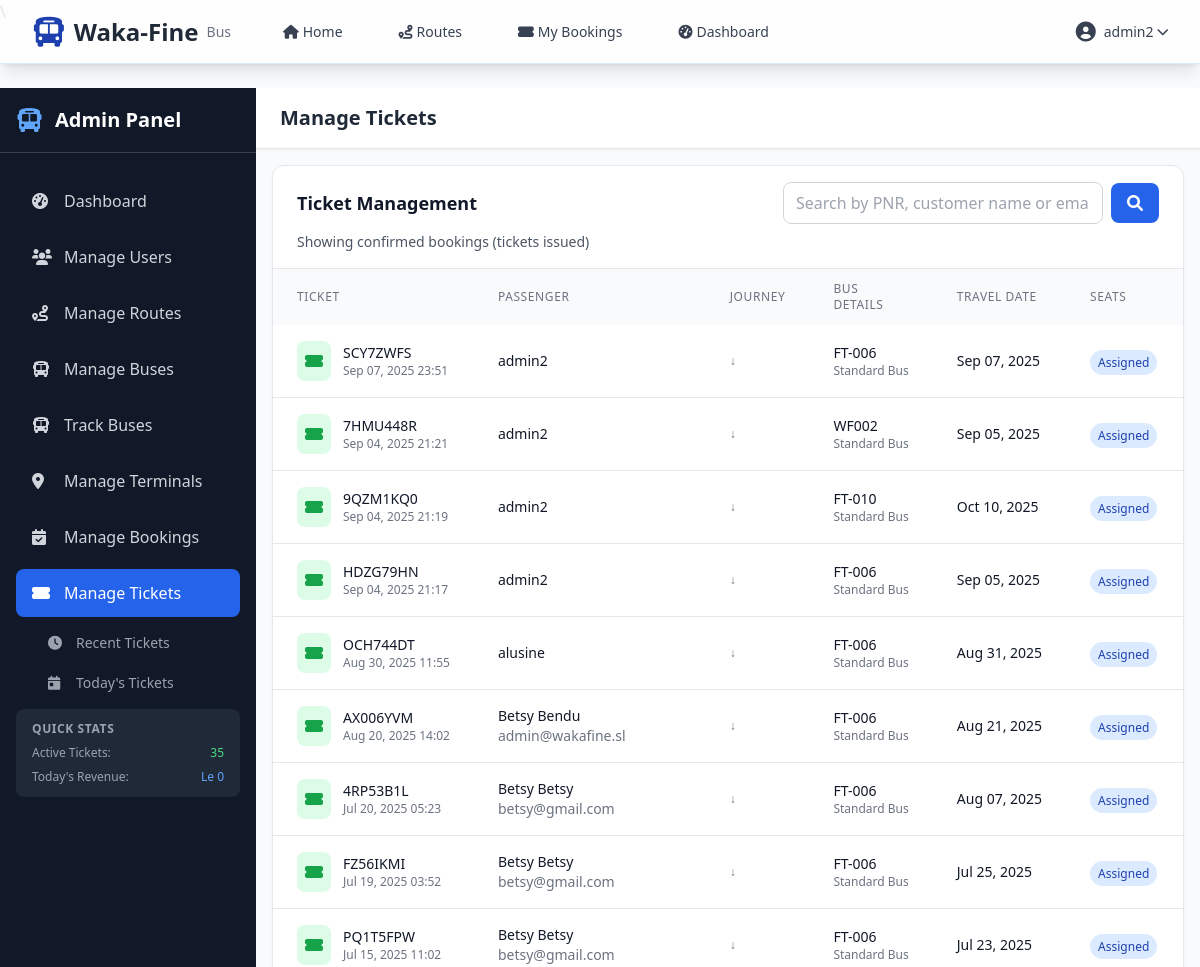
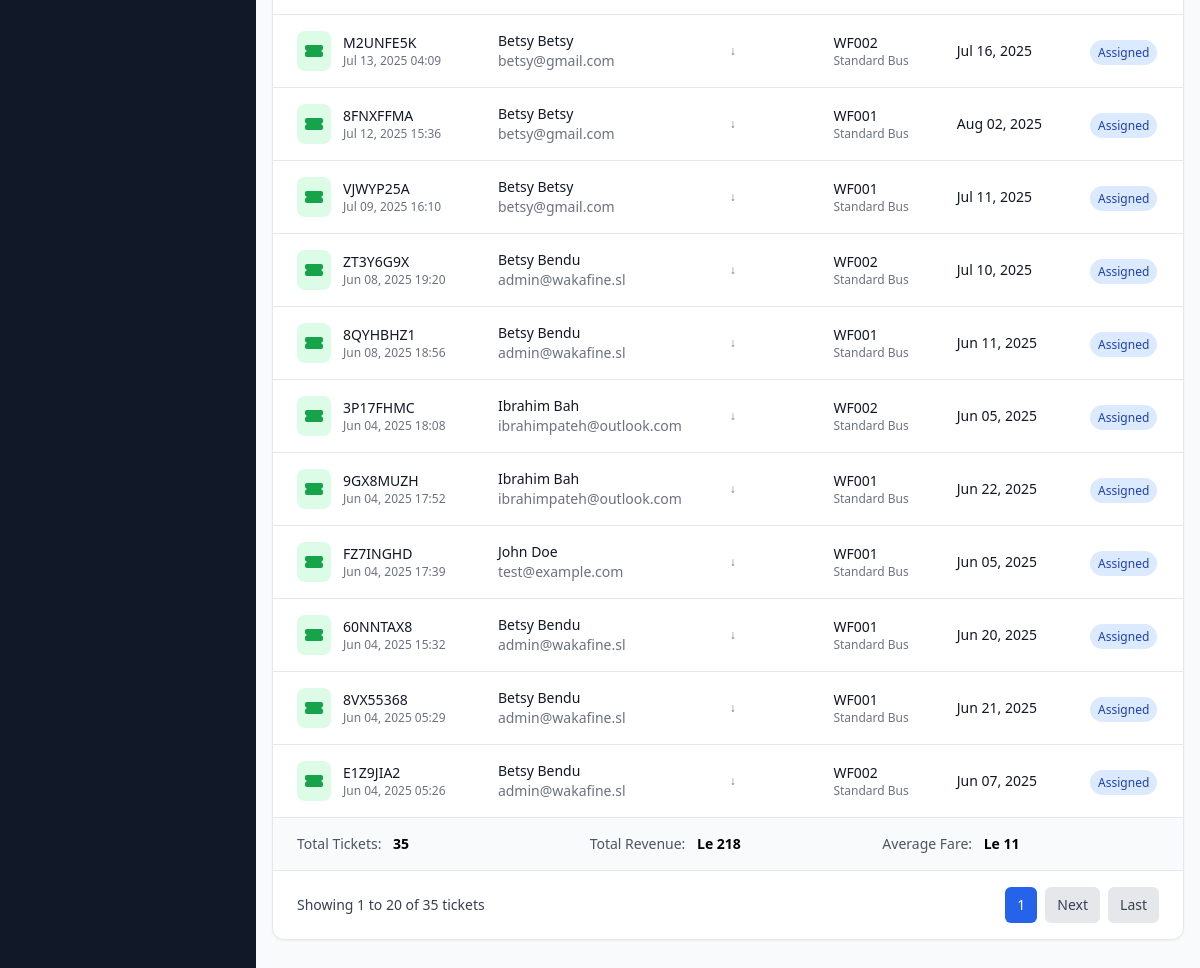
Screenshot of /accounts/admin/tickets/ (signed in) with the database file from the repository (2 pictures, top to bottom).
### accounts/models.py (models this page shows, shortened)
class User(AbstractUser):
    ROLE_CHOICES = [
        ("admin", "Admin"),
        ("staff", "Staff"),
        ("customer", "Customer"),
    ]
    role = models.CharField(max_length=10, choices=ROLE_CHOICES, default="customer")
    phone_number = models.CharField(max_length=15, blank=True, null=True)
    created_at = models.DateTimeField(auto_now_add=True)
    updated_at = models.DateTimeField(auto_now=True)
    @property
    def is_admin(self):
        return self.role == "admin"

### bookings/models.py (models this page shows, shortened)
class Booking(models.Model):
    PAYMENT_METHOD_CHOICES = [
        ("afrimoney", "Afrimoney"),
        ("qmoney", "Qmoney"),
        ("orange_money", "Orange Money"),
        ("paypal", "PayPal"),
    ]
    STATUS_CHOICES = [
        ("pending", "Pending"),
        ("confirmed", "Confirmed"),
        ("cancelled", "Cancelled"),
        ("completed", "Completed"),
    ]
    TRIP_TYPE_CHOICES = [
        ("one_way", "One Way"),
        ("round_trip", "Round Trip"),
    ]
    pnr_code = models.CharField(max_length=10, unique=True, editable=False)
    customer = models.ForeignKey(User, on_delete=models.CASCADE)
    route = models.ForeignKey("routes.Route", on_delete=models.CASCADE)
    bus = models.ForeignKey("buses.Bus", on_delete=models.CASCADE)
    seat = models.ForeignKey("buses.Seat", on_delete=models.CASCADE)
    travel_date = models.DateTimeField()
    trip_type = models.CharField(
        max_length=20, choices=TRIP_TYPE_CHOICES, default="one_way"
    )
    return_date = models.DateTimeField(
        blank=True, null=True, help_text="Required for round trip bookings"
    )
    return_bus = models.ForeignKey(
        "buses.Bus",
        on_delete=models.CASCADE,
        blank=True,
        null=True,
        related_name="return_bookings",
        help_text="Bus for return journey (round trips only)",
    )
    return_seat = models.ForeignKey(
        "buses.Seat",
        on_delete=models.CASCADE,
        blank=True,
        null=True,
        related_name="return_bookings",
        help_text="Seat for return journey (round trips only)",
    )
    booking_date = models.DateTimeField(auto_now_add=True)
    payment_method = models.CharField(max_length=20, choices=PAYMENT_METHOD_CHOICES)
    mobile_money_number = models.CharField(
        max_length=15,
        blank=True,
        null=True,
        help_text="Phone number for mobile money payments",
    )
    card_number = models.CharField(
        max_length=19,
        blank=True,
        null=True,
        help_text="Card number for PayPal payments",
    )
    card_owner_name = models.CharField(
        max_length=100, blank=True, null=True, help_text="Cardholder's full name"
    )
    card_cvc = models.CharField(
        max_length=4, blank=True, null=True, help_text="Card security code"
    )
    card_expiry = models.CharField(
        max_length=5, blank=True, null=True, help_text="Card expiry date (MM/YY)"
    )
    amount_paid = models.DecimalField(max_digits=10, decimal_places=2)
    status = models.CharField(max_length=20, choices=STATUS_CHOICES, default="pending")
    qr_code = models.ImageField(upload_to="qr_codes/", blank=True, null=True)
    created_at = models.DateTimeField(auto_now_add=True)
    updated_at = models.DateTimeField(auto_now=True)
    class Meta:
        unique_together = ["bus", "seat", "travel_date"]

### buses/models.py (models this page shows, shortened)
class Bus(models.Model):
    BUS_TYPE_CHOICES = [
        ("mini", "Mini Bus (14 seats)"),
        ("standard", "Standard Bus (25 seats)"),
        ("large", "Large Bus (35 seats)"),
    ]
    bus_number = models.CharField(max_length=20, unique=True)
    bus_name = models.CharField(max_length=100)
    bus_type = models.CharField(
        max_length=20, choices=BUS_TYPE_CHOICES, default="standard"
    )
    seat_capacity = models.PositiveIntegerField()
    assigned_route = models.ForeignKey(
        Route, on_delete=models.SET_NULL, null=True, blank=True
    )
    is_active = models.BooleanField(default=True)
    created_at = models.DateTimeField(auto_now_add=True)
    updated_at = models.DateTimeField(auto_now=True)

### accounts/admin_views.py (the view, shortened to what this page needs)
class ManageTicketsView(AdminRequiredMixin, ListView):
    model = Booking
    template_name = "accounts/admin/manage_tickets.html"
    context_object_name = "tickets"
    paginate_by = 20
    def get_queryset(self):
        queryset = (
            Booking.objects.filter(status="confirmed")
            .select_related("customer", "bus__assigned_route")
            .order_by("-created_at")
        )
        search = self.request.GET.get("search")
        status_filter = self.request.GET.get("status")
        date_filter = self.request.GET.get("date")
        if status_filter == "recent":
            from django.utils import timezone
            from datetime import timedelta
            recent_date = timezone.now().date() - timedelta(days=7)
            queryset = queryset.filter(created_at__date__gte=recent_date)
        if date_filter == "today":
            from django.utils import timezone
            today = timezone.now().date()
            queryset = queryset.filter(travel_date__date=today)
        return queryset
    def get_context_data(self, **kwargs):
        context = super().get_context_data(**kwargs)
        context["search"] = self.request.GET.get("search", "")
        context["status_filter"] = self.request.GET.get("status", "")
        context["date_filter"] = self.request.GET.get("date", "")
        return context

### accounts/admin_views.py (called while the page is built)
    def test_func(self):
        return self.request.user.is_authenticated and (
            self.request.user.is_admin or self.request.user.is_staff_member
        )

### accounts/templatetags/admin_filters.py (called while the page is built, shortened)
@register.filter
def sum_field(queryset, field_name):
    if not queryset:
        return 0
    if hasattr(queryset, "aggregate"):
        result = queryset.aggregate(total=Sum(field_name))["total"]
        return result if result is not None else 0

@register.filter
def avg_field(queryset, field_name):
    if not queryset:
        return 0
    if hasattr(queryset, "aggregate"):
        result = queryset.aggregate(avg=Avg(field_name))["avg"]
        return result if result is not None else 0

### templates/accounts/admin/manage_tickets.html (shortened to what this page needs)
{% extends 'accounts/admin/base_admin.html' %}
{% load admin_filters %}
{% block page_title %}Manage Tickets{% endblock %}
{% block content %}
<div class="bg-white rounded-xl shadow-sm border border-gray-200">
    <div class="px-6 py-4 border-b border-gray-200">
        <div class="flex items-center justify-between">
            <h3 class="text-lg font-semibold text-gray-900">Ticket Management</h3>
            <div class="flex items-center space-x-4">
                <form method="get" class="flex items-center space-x-2">
                    <input type="text" name="search" value="{{ search }}" placeholder="Search by PNR, customer name or email..."
                           class="px-3 py-2 border border-gray-300 rounded-lg focus:ring-2 focus:ring-blue-500 focus:border-transparent w-80">
                    <button type="submit" class="px-4 py-2 bg-blue-600 text-white rounded-lg hover:bg-blue-700 transition-colors">
                        <i class="fas fa-search"></i>
                    </button>
                </form>
            </div>
        </div>
        <div class="mt-2 text-sm text-gray-600">
            Showing confirmed bookings (tickets issued)
        </div>
    </div>
    {% if tickets %}
        <div class="overflow-x-auto">
            <table class="w-full">
                <thead class="bg-gray-50">
                    <tr>
                        <th class="px-6 py-3 text-left text-xs font-medium text-gray-500 uppercase tracking-wider">Ticket</th>
                        <th class="px-6 py-3 text-left text-xs font-medium text-gray-500 uppercase tracking-wider">Passenger</th>
                        <th class="px-6 py-3 text-left text-xs font-medium text-gray-500 uppercase tracking-wider">Journey</th>
                        <th class="px-6 py-3 text-left text-xs font-medium text-gray-500 uppercase tracking-wider">Bus Details</th>
                        <th class="px-6 py-3 text-left text-xs font-medium text-gray-500 uppercase tracking-wider">Travel Date</th>
                        <th class="px-6 py-3 text-left text-xs font-medium text-gray-500 uppercase tracking-wider">Seats</th>
                    </tr>
                </thead>
                <tbody class="bg-white divide-y divide-gray-200">
                    {% for ticket in tickets %}
                        <tr class="hover:bg-gray-50">
                            <td class="px-6 py-4 whitespace-nowrap">
                                <div class="flex items-center">
                                    <div class="p-2 bg-green-100 rounded-lg mr-3">
                                        <i class="fas fa-ticket-alt text-green-600"></i>
                                    </div>
                                    <div>
                                        <div class="text-sm font-medium text-gray-900">{{ ticket.pnr_code }}</div>
                                        <div class="text-xs text-gray-500">{{ ticket.created_at|date:"M d, Y H:i" }}</div>
                                    </div>
                                </div>
                            </td>
                            <td class="px-6 py-4 whitespace-nowrap">
                                <div>
                                    <div class="text-sm font-medium text-gray-900">{{ ticket.passenger_name|default:ticket.customer.get_full_name|default:ticket.customer.username }}</div>
                                    <div class="text-sm text-gray-500">{{ ticket.customer.email }}</div>
                                </div>
                            </td>
                            <td class="px-6 py-4 whitespace-nowrap">
                                <div class="text-xs text-gray-500">↓</div>
                            </td>
                            <td class="px-6 py-4 whitespace-nowrap">
                                <div class="text-sm text-gray-900">{{ ticket.bus.bus_number }}</div>
                                <div class="text-xs text-gray-500">{{ ticket.bus.model|default:"Standard Bus" }}</div>
                            </td>
                            <td class="px-6 py-4 whitespace-nowrap">
                                <div class="text-sm text-gray-900">{{ ticket.travel_date|date:"M d, Y" }}</div>
                            </td>
                            <td class="px-6 py-4 whitespace-nowrap">
                                <span class="px-2 py-1 bg-blue-100 text-blue-800 text-xs rounded-full">
                                    {{ ticket.seat_numbers|default:"Assigned" }}
                                </span>
                            </td>
                        </tr>
                    {% endfor %}
                </tbody>
            </table>
        </div>
        <div class="px-6 py-4 border-t border-gray-200 bg-gray-50">
            <div class="grid grid-cols-1 md:grid-cols-3 gap-4 text-sm">
                <div>
                    <span class="text-gray-600">Total Tickets:</span>
                    <span class="font-semibold ml-2">{{ paginator.count }}</span>
                </div>                <div>
                    <span class="text-gray-600">Total Revenue:</span>
                    <span class="font-semibold ml-2">Le {{ tickets|sum_field:"amount_paid"|floatformat:0 }}</span>
                </div>
                <div>
                    <span class="text-gray-600">Average Fare:</span>
                    <span class="font-semibold ml-2">Le {{ tickets|avg_field:"amount_paid"|floatformat:0 }}</span>
                </div>
            </div>
        </div>
        {% if is_paginated %}
            <div class="px-6 py-4 border-t border-gray-200">
                <div class="flex items-center justify-between">
                    <div class="text-sm text-gray-700">
                        Showing {{ page_obj.start_index }} to {{ page_obj.end_index }} of {{ paginator.count }} tickets
                    </div>
                    <div class="flex items-center space-x-2">
                        <span class="px-3 py-2 text-sm bg-blue-600 text-white rounded-md">{{ page_obj.number }}</span>
                        {% if page_obj.has_next %}
                            <a href="?page={{ page_obj.next_page_number }}{% if search %}&search={{ search }}{% endif %}" class="px-3 py-2 text-sm bg-gray-200 text-gray-700 rounded-md hover:bg-gray-300">Next</a>
                            <a href="?page={{ paginator.num_pages }}{% if search %}&search={{ search }}{% endif %}" class="px-3 py-2 text-sm bg-gray-200 text-gray-700 rounded-md hover:bg-gray-300">Last</a>
                        {% endif %}
                    </div>
                </div>
            </div>
        {% endif %}
    {% endif %}
</div>
{% endblock %}

### templates/base_nav.html (shortened to what this page needs)
\
{% load static %}
<nav class="bg-white/80 backdrop-blur-md shadow-lg fixed top-0 left-0 right-0 z-40 border-b border-blue-100 h-16">  <div class="max-w-7xl mx-auto px-4 sm:px-6 lg:px-8">
        <div class="flex justify-between h-16">
            <div class="flex items-center">
                <div class="flex-shrink-0 flex items-center">
                    <i class="fas fa-bus text-3xl text-primary mr-2"></i>
                    <span class="text-2xl font-bold text-gray-800">Waka-Fine</span>
                    <span class="text-sm text-gray-500 ml-2">Bus</span>
                </div>
                <div class="hidden md:ml-10 md:flex md:space-x-8">
                    <a href="{% url 'home' %}" class="text-gray-700 hover:text-primary px-3 py-2 text-sm font-medium transition-colors duration-200">
                        <i class="fas fa-home mr-1"></i>Home
                    </a>
                    <a href="{% url 'routes:search' %}" class="text-gray-700 hover:text-primary px-3 py-2 text-sm font-medium transition-colors duration-200">
                        <i class="fas fa-route mr-1"></i>Routes
                    </a>
                    {% if user.is_authenticated %}
                        <a href="{% url 'bookings:list' %}" class="text-gray-700 hover:text-primary px-3 py-2 text-sm font-medium transition-colors duration-200">
                            <i class="fas fa-ticket-alt mr-1"></i>My Bookings
                        </a>
                        <a href="{% url 'accounts:dashboard' %}" class="text-gray-700 hover:text-primary px-3 py-2 text-sm font-medium transition-colors duration-200">
                            <i class="fas fa-tachometer-alt mr-1"></i>Dashboard
                        </a>
                    {% endif %}
                </div>
            </div>
            <div class="flex items-center space-x-4">
                {% if user.is_authenticated %}
                    <div class="relative" x-data="{ open: false }">
                        <button @click="open = !open" class="flex items-center text-sm text-gray-700 hover:text-primary focus:outline-none transition-colors duration-200">
                            <i class="fas fa-user-circle text-xl mr-2"></i>
                            <span class="hidden md:block">{{ user.get_full_name|default:user.username }}</span>
                            <i class="fas fa-chevron-down ml-1 text-xs"></i>
                        </button>
                    </div>
                {% endif %}
            </div>
        </div>
    </div>
</nav>

### rows the page displays
User: get_full_name "admin2"
Booking: pnr_code "SCY7ZWFS", created_at "Sep 07, 2025 23:51", passenger_name "admin2", bus.bus_number "FT-006", bus.model "Standard Bus", travel_date "Sep 07, 2025", seat_numbers "Assigned"
Booking: pnr_code "7HMU448R", created_at "Sep 04, 2025 21:21", passenger_name "admin2", bus.bus_number "WF002", bus.model "Standard Bus", travel_date "Sep 05, 2025", seat_numbers "Assigned"
Booking: pnr_code "9QZM1KQ0", created_at "Sep 04, 2025 21:19", passenger_name "admin2", bus.bus_number "FT-010", bus.model "Standard Bus", travel_date "Oct 10, 2025", seat_numbers "Assigned"
Booking: pnr_code "HDZG79HN", created_at "Sep 04, 2025 21:17", passenger_name "admin2", bus.bus_number "FT-006", bus.model "Standard Bus", travel_date "Sep 05, 2025", seat_numbers "Assigned"
Booking: pnr_code "OCH744DT", created_at "Aug 30, 2025 11:55", passenger_name "alusine", bus.bus_number "FT-006", bus.model "Standard Bus", travel_date "Aug 31, 2025", seat_numbers "Assigned"
Booking: pnr_code "AX006YVM", created_at "Aug 20, 2025 14:02", passenger_name "Betsy Bendu", customer.email "admin@wakafine.sl", bus.bus_number "FT-006", bus.model "Standard Bus", travel_date "Aug 21, 2025", seat_numbers "Assigned"
Booking: pnr_code "4RP53B1L", created_at "Jul 20, 2025 05:23", passenger_name "Betsy Betsy", customer.email "betsy@gmail.com", bus.bus_number "FT-006", bus.model "Standard Bus", travel_date "Aug 07, 2025", seat_numbers "Assigned"
Booking: pnr_code "FZ56IKMI", created_at "Jul 19, 2025 03:52", passenger_name "Betsy Betsy", customer.email "betsy@gmail.com", bus.bus_number "FT-006", bus.model "Standard Bus", travel_date "Jul 25, 2025", seat_numbers "Assigned"
Booking: pnr_code "PQ1T5FPW", created_at "Jul 15, 2025 11:02", passenger_name "Betsy Betsy", customer.email "betsy@gmail.com", bus.bus_number "FT-006", bus.model "Standard Bus", travel_date "Jul 23, 2025", seat_numbers "Assigned"
Booking: pnr_code "M2UNFE5K", created_at "Jul 13, 2025 04:09", passenger_name "Betsy Betsy", customer.email "betsy@gmail.com", bus.bus_number "WF002", bus.model "Standard Bus", travel_date "Jul 16, 2025", seat_numbers "Assigned"
Booking: pnr_code "8FNXFFMA", created_at "Jul 12, 2025 15:36", passenger_name "Betsy Betsy", customer.email "betsy@gmail.com", bus.bus_number "WF001", bus.model "Standard Bus", travel_date "Aug 02, 2025", seat_numbers "Assigned"
Booking: pnr_code "VJWYP25A", created_at "Jul 09, 2025 16:10", passenger_name "Betsy Betsy", customer.email "betsy@gmail.com", bus.bus_number "WF001", bus.model "Standard Bus", travel_date "Jul 11, 2025", seat_numbers "Assigned"
Booking: pnr_code "ZT3Y6G9X", created_at "Jun 08, 2025 19:20", passenger_name "Betsy Bendu", customer.email "admin@wakafine.sl", bus.bus_number "WF002", bus.model "Standard Bus", travel_date "Jul 10, 2025", seat_numbers "Assigned"
Booking: pnr_code "8QYHBHZ1", created_at "Jun 08, 2025 18:56", passenger_name "Betsy Bendu", customer.email "admin@wakafine.sl", bus.bus_number "WF001", bus.model "Standard Bus", travel_date "Jun 11, 2025", seat_numbers "Assigned"
Booking: pnr_code "3P17FHMC", created_at "Jun 04, 2025 18:08", passenger_name "Ibrahim Bah", customer.email "ibrahimpateh@outlook.com", bus.bus_number "WF002", bus.model "Standard Bus", travel_date "Jun 05, 2025", seat_numbers "Assigned"
Booking: pnr_code "9GX8MUZH", created_at "Jun 04, 2025 17:52", passenger_name "Ibrahim Bah", customer.email "ibrahimpateh@outlook.com", bus.bus_number "WF001", bus.model "Standard Bus", travel_date "Jun 22, 2025", seat_numbers "Assigned"
Booking: pnr_code "FZ7INGHD", created_at "Jun 04, 2025 17:39", passenger_name "John Doe", customer.email "test@example.com", bus.bus_number "WF001", bus.model "Standard Bus", travel_date "Jun 05, 2025", seat_numbers "Assigned"
Booking: pnr_code "60NNTAX8", created_at "Jun 04, 2025 15:32", passenger_name "Betsy Bendu", customer.email "admin@wakafine.sl", bus.bus_number "WF001", bus.model "Standard Bus", travel_date "Jun 20, 2025", seat_numbers "Assigned"
Booking: pnr_code "8VX55368", created_at "Jun 04, 2025 05:29", passenger_name "Betsy Bendu", customer.email "admin@wakafine.sl", bus.bus_number "WF001", bus.model "Standard Bus", travel_date "Jun 21, 2025", seat_numbers "Assigned"
Booking: pnr_code "E1Z9JIA2", created_at "Jun 04, 2025 05:26", passenger_name "Betsy Bendu", customer.email "admin@wakafine.sl", bus.bus_number "WF002", bus.model "Standard Bus", travel_date "Jun 07, 2025", seat_numbers "Assigned"

### other values shown
{{ paginator.count }} "35"
{{ tickets|sum_field:"amount_paid"|floatformat:0 }} "218"
{{ tickets|avg_field:"amount_paid"|floatformat:0 }} "11"
{{ page_obj.start_index }} "1"
{{ page_obj.end_index }} "20"
{{ page_obj.number }} "1"
